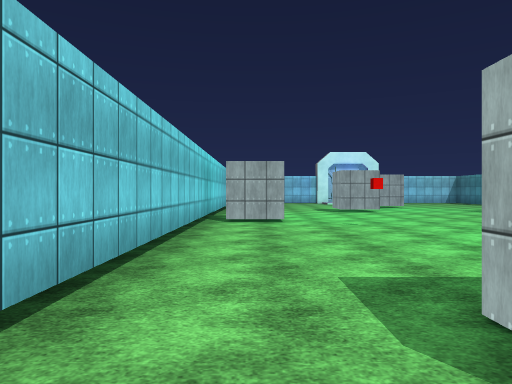
view 1 (above)

17 first-person views from a walk through a 3-D level made in the Unity game engine. The camera is 1.4 m above the floor, looks level and sees 70° across. The floor is counted in squares, 2 m on a side. Each view is taken from the middle of a square. On the plan, view 1 faces up. The plan holds only what a view shows up to about 11 squares ahead; the rest is blank. The player is left out. Surface patterns are stand-ins for the level's own textures.

view 2
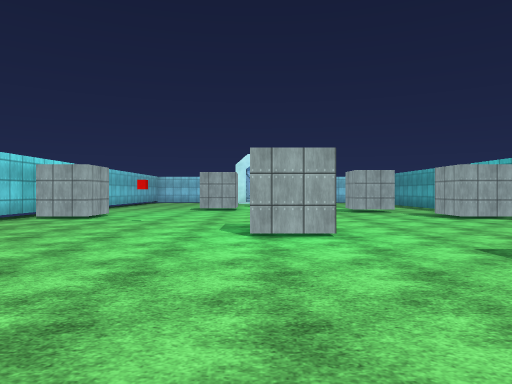

view 3
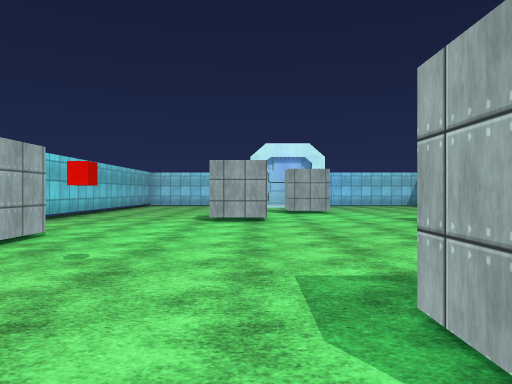

view 4
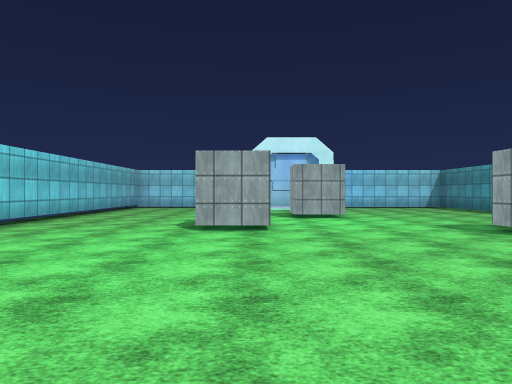

view 5
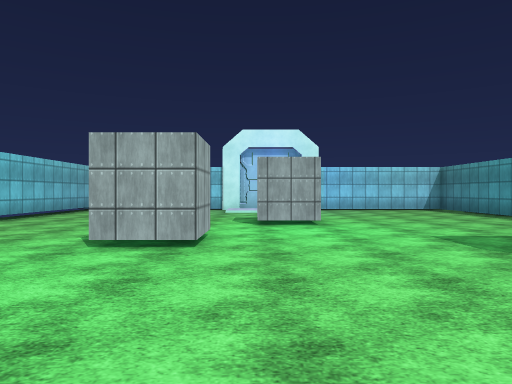

view 6
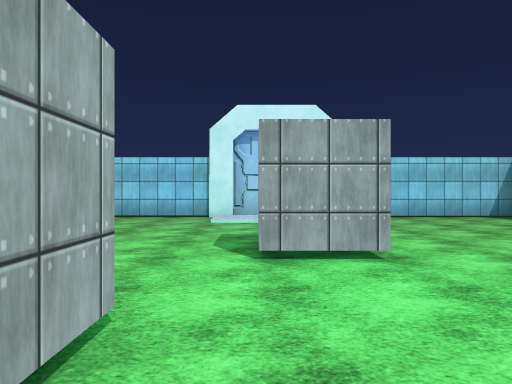

view 7
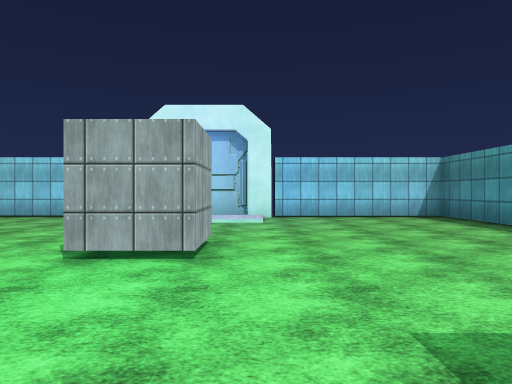

view 8
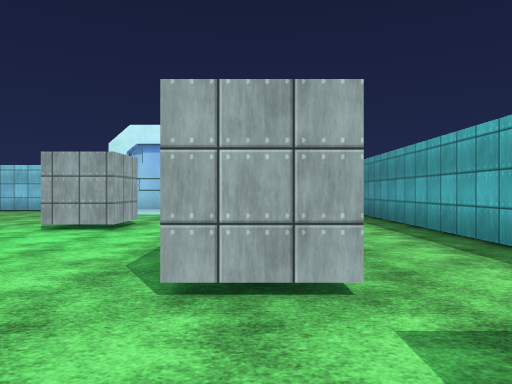

view 9
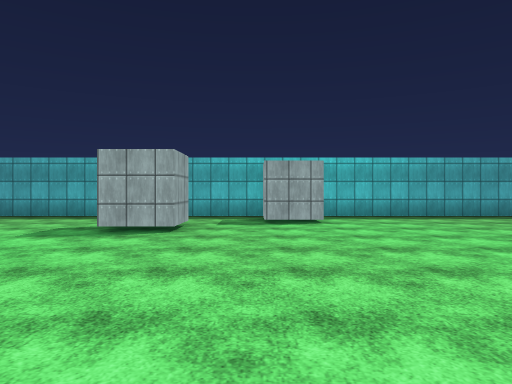

view 10
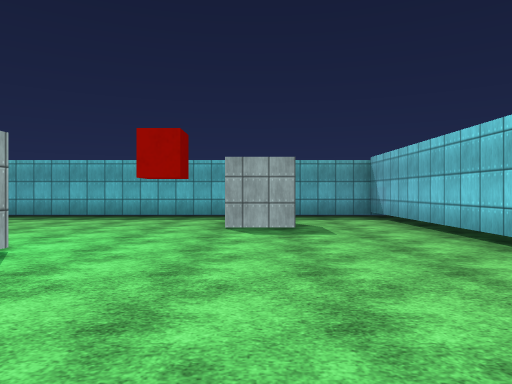

view 11
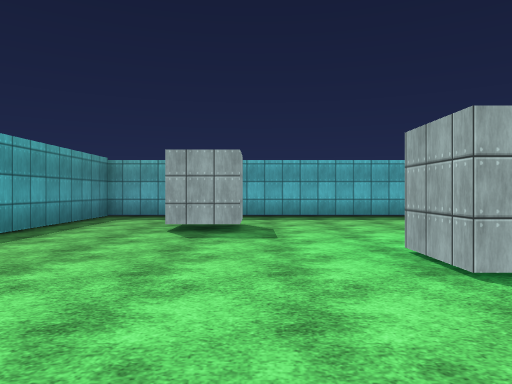

view 12
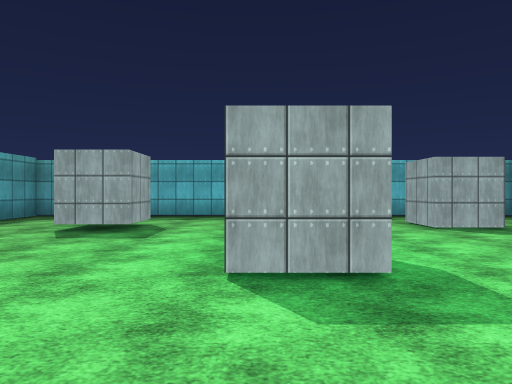

view 13
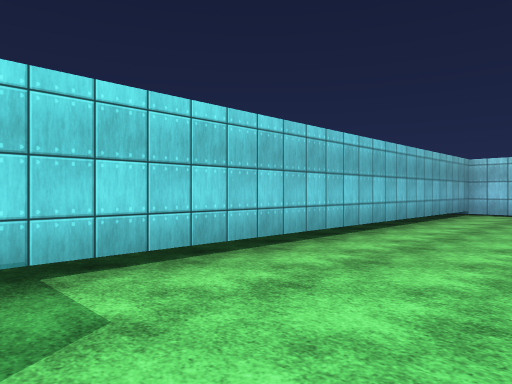

view 14
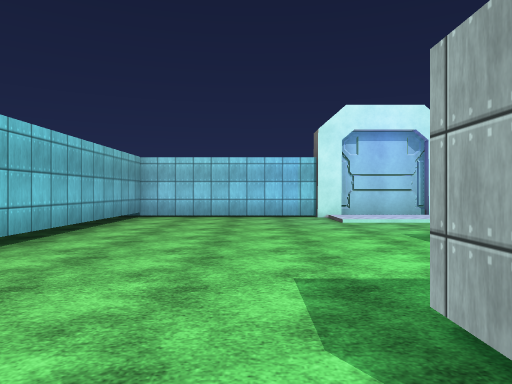

view 15
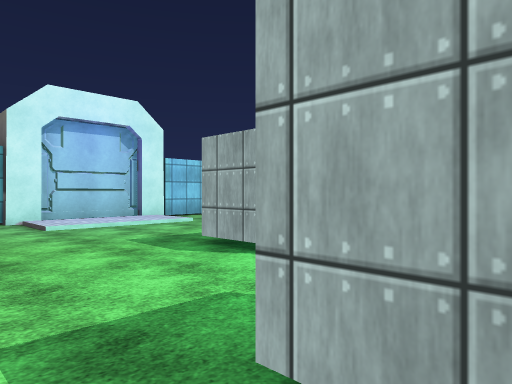

view 16
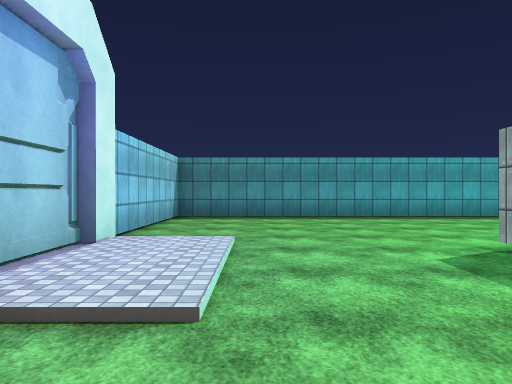

view 17
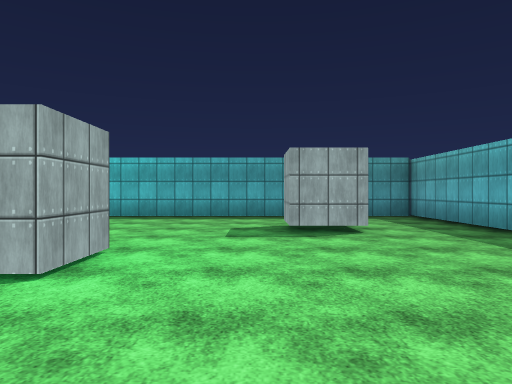

### Floor plan
Points are (right, up) in squares from view 1. A wall is a line through its corners. A room is listed if a view was taken in it or the views show most of it. See-through windows are left out.
Room 1 (views 1, 2, 3, 4, 5, 6, 7, 8, 9, 10, 11, 12, 13, 14, 15, 16, 17)
walls: (4.3, 14) (4.3, 12.6) (2.9, 12.6); (2.9, 13.1) (2.9, 14); (9.8, 11.4) (8.3, 11.4) (8.3, 12.9); (6.3, 6.1) (6.3, 4.7) (4.9, 4.7) (4.9, 6.1) (6.3, 6.1); (0.7, 9.9) (0.7, 8.5) (-0.8, 8.5); (6.3, 17.1) (6.3, 15.7) (4.9, 15.7) (4.9, 17.1); (11.6, 8.5) (10.3, 8.5) (10.3, 9.8) (11.6, 9.8); (12.2, 9.8) (12.2, 22.2) (7.6, 22.2); (1.1, 2) (2.6, 2) (2.6, 0.6); (8.3, 1) (8.3, 2.4) (9.8, 2.4); (3.8, 22.2) (-1.2, 22.2) (-1.2, -1.3) (12.2, -1.3) (12.2, 8.1)
objects: other object (5, 22) to (7, 23)

Where each view was taken, in squares from view 1:
view 1: 0 up, 0 right, facing up
view 2: 1 down, 5 right, facing up
view 3: 4 up, 4 right, facing up
view 4: 6 up, 4 right, facing up
view 5: 8 up, 5 right, facing up
view 6: 12 up, 5 right, facing up
view 7: 12 up, 7 right, facing up
view 8: 9 up, 9 right, facing up
view 9: 10 up, 2 right, facing right
view 10: 9 up, 2 right, facing down
view 11: 9 up, 8 right, facing down
view 12: 9 up, 6 right, facing down
view 13: 10 up, 2 right, facing up-left
view 14: 12 up, 2 right, facing up
view 15: 13 up, 2 right, facing up-right
view 16: 20 up, 2 right, facing right
view 17: 3 up, 2 right, facing right
